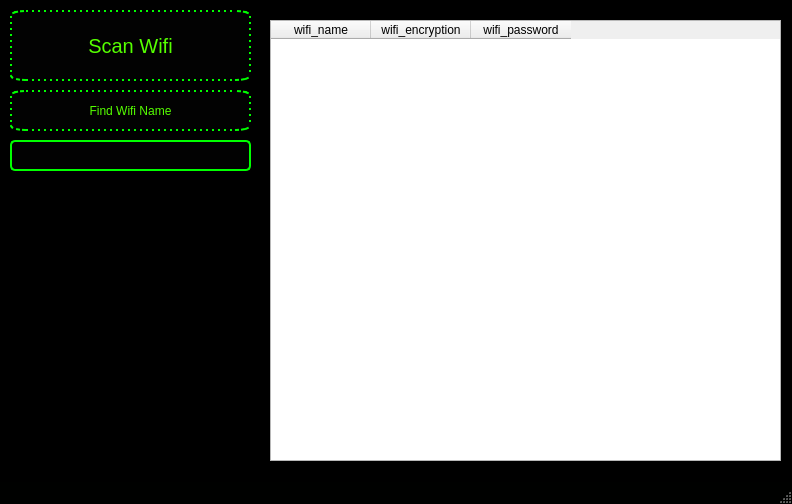
<?xml version="1.0" encoding="UTF-8"?>
<ui version="4.0">
 <class>MainWindow</class>
 <widget class="QMainWindow" name="MainWindow">
  <property name="geometry">
   <rect>
    <x>0</x>
    <y>0</y>
    <width>792</width>
    <height>504</height>
   </rect>
  </property>
  <property name="windowTitle">
   <string>MainWindow</string>
  </property>
  <property name="styleSheet">
   <string notr="true">QMainWindow {
	background:rgb(0, 1, 0);
}</string>
  </property>
  <widget class="QWidget" name="centralwidget">
   <widget class="QPushButton" name="pushButton2">
    <property name="geometry">
     <rect>
      <x>10</x>
      <y>90</y>
      <width>241</width>
      <height>41</height>
     </rect>
    </property>
    <property name="styleSheet">
     <string notr="true">QPushButton{
	background: rgb(2, 2, 2);
	color: rgb(85, 255, 0);
	border: 2px dotted rgb(0, 255, 0);
	border-radius: 15px 5px 15px 5px;
}</string>
    </property>
    <property name="text">
     <string>Find Wifi Name</string>
    </property>
   </widget>
   <widget class="QPushButton" name="pushButton1">
    <property name="geometry">
     <rect>
      <x>10</x>
      <y>10</y>
      <width>241</width>
      <height>71</height>
     </rect>
    </property>
    <property name="font">
     <font>
      <pointsize>15</pointsize>
     </font>
    </property>
    <property name="styleSheet">
     <string notr="true">QPushButton{
	background: rgb(2, 2, 2);
	color: rgb(85, 255, 0);
	border: 2px dotted rgb(0, 255, 0);
	border-radius: 15px 5px 15px 5px;
}</string>
    </property>
    <property name="text">
     <string>Scan Wifi</string>
    </property>
   </widget>
   <widget class="QGraphicsView" name="graphicsView">
    <property name="geometry">
     <rect>
      <x>-20</x>
      <y>-40</y>
      <width>1061</width>
      <height>601</height>
     </rect>
    </property>
    <property name="styleSheet">
     <string notr="true">QGraphicsView {
	background:black;
}</string>
    </property>
   </widget>
   <widget class="QLabel" name="label">
    <property name="geometry">
     <rect>
      <x>0</x>
      <y>180</y>
      <width>261</width>
      <height>261</height>
     </rect>
    </property>
    <property name="text">
     <string/>
    </property>
    <property name="pixmap">
     <pixmap>qt.png</pixmap>
    </property>
    <property name="scaledContents">
     <bool>true</bool>
    </property>
   </widget>
   <widget class="QTextEdit" name="searchText">
    <property name="geometry">
     <rect>
      <x>10</x>
      <y>140</y>
      <width>241</width>
      <height>31</height>
     </rect>
    </property>
    <property name="styleSheet">
     <string notr="true">QTextEdit {
	background: rgb(2, 2, 2);
	color: rgb(85, 255, 0);
	border: 2px solid rgb(0, 255, 0);
	border-radius: 5px 5px 5px 5px;
	color: rgb(0, 255, 0)
}</string>
    </property>
   </widget>
   <widget class="QTableWidget" name="tableWidget">
    <property name="geometry">
     <rect>
      <x>270</x>
      <y>20</y>
      <width>511</width>
      <height>441</height>
     </rect>
    </property>
    <column>
     <property name="text">
      <string>wifi_name</string>
     </property>
    </column>
    <column>
     <property name="text">
      <string>wifi_encryption</string>
     </property>
    </column>
    <column>
     <property name="text">
      <string>wifi_password</string>
     </property>
    </column>
   </widget>
   <zorder>graphicsView</zorder>
   <zorder>pushButton2</zorder>
   <zorder>pushButton1</zorder>
   <zorder>label</zorder>
   <zorder>searchText</zorder>
   <zorder>tableWidget</zorder>
  </widget>
  <widget class="QMenuBar" name="menubar">
   <property name="geometry">
    <rect>
     <x>0</x>
     <y>0</y>
     <width>792</width>
     <height>26</height>
    </rect>
   </property>
  </widget>
  <widget class="QStatusBar" name="statusbar"/>
 </widget>
 <resources/>
 <connections/>
</ui>
